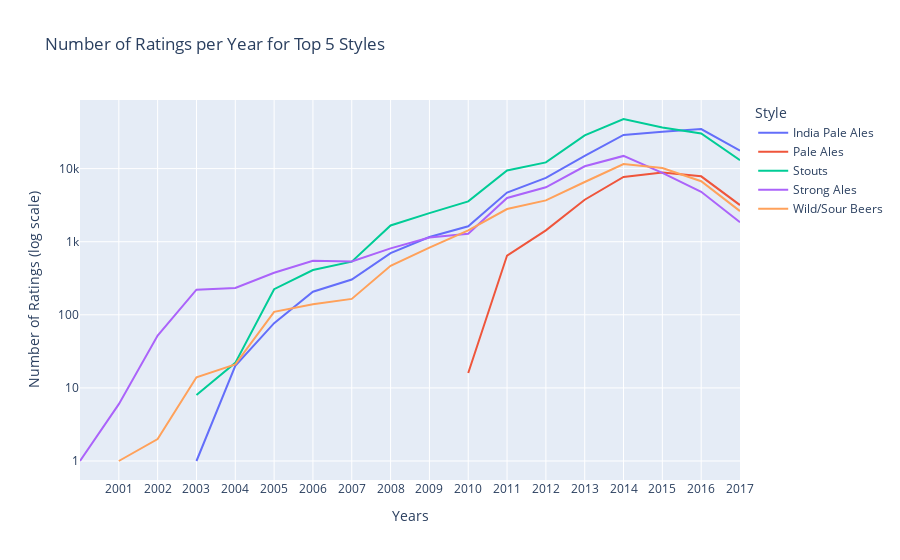

Notebook code cell kept with this figure:
### Markdown cell above
#### For BeerAdvocate

### Code cell
fig3 = plot_increase_ratings(grouped_Bstyle_ba)  

fig3.update_layout(width=690, height=600)

html_file_path = "plot/ba_increase_ratings_690px.html"
pyo.plot(fig3, filename=html_file_path)

### Figure 1 — Plotly figure (JSON) as saved in the notebook; plotly's stock layout.template omitted (floating-point values rounded to 4 significant figures)
{"data": [{"mode": "lines", "name": "India Pale Ales", "type": "scatter", "x": [2003, 2004, 2005, 2006, 2007, 2008, 2009, 2010, 2011, 2012, 2013, 2014, 2015, 2016, 2017], "y": [1, 20, 77, 207, 304, 698, 1160, 1628, 4702, 7488, 14962, 28875, 32009, 34726, 17620]}, {"mode": "lines", "name": "Pale Ales", "type": "scatter", "x": [2010, 2011, 2012, 2013, 2014, 2015, 2016, 2017], "y": [16, 647, 1431, 3750, 7698, 8855, 7844, 3169]}, {"mode": "lines", "name": "Stouts", "type": "scatter", "x": [2003, 2004, 2005, 2006, 2007, 2008, 2009, 2010, 2011, 2012, 2013, 2014, 2015, 2016, 2017], "y": [8, 22, 224, 410, 533, 1668, 2459, 3564, 9428, 12176, 28532, 47742, 36493, 30192, 13017]}, {"mode": "lines", "name": "Strong Ales", "type": "scatter", "x": [2000, 2001, 2002, 2003, 2004, 2005, 2006, 2007, 2008, 2009, 2010, 2011, 2012, 2013, 2014, 2015, 2016, 2017], "y": [1, 6, 52, 221, 233, 376, 550, 536, 811, 1143, 1286, 3968, 5549, 10776, 14917, 8742, 4820, 1844]}, {"mode": "lines", "name": "Wild/Sour Beers", "type": "scatter", "x": [2001, 2002, 2003, 2004, 2005, 2006, 2007, 2008, 2009, 2010, 2011, 2012, 2013, 2014, 2015, 2016, 2017], "y": [1, 2, 14, 21, 110, 139, 165, 469, 828, 1431, 2800, 3680, 6564, 11541, 10219, 6727, 2622]}], "layout": {"legend": {"title": {"text": "Style"}}, "showlegend": true, "title": {"text": "Number of Ratings per Year for Top 5 Styles"}, "xaxis": {"tickmode": "array", "tickvals": [2001, 2002, 2003, 2004, 2005, 2006, 2007, 2008, 2009, 2010, 2011, 2012, 2013, 2014, 2015, 2016, 2017], "title": {"text": "Years"}}, "yaxis": {"ticktext": ["1", "10", "100", "1k", "10k", "100k"], "tickvals": [1, 10, 100, 1000, 10000, 100000], "title": {"text": "Number of Ratings (log scale)"}, "type": "log"}}}
